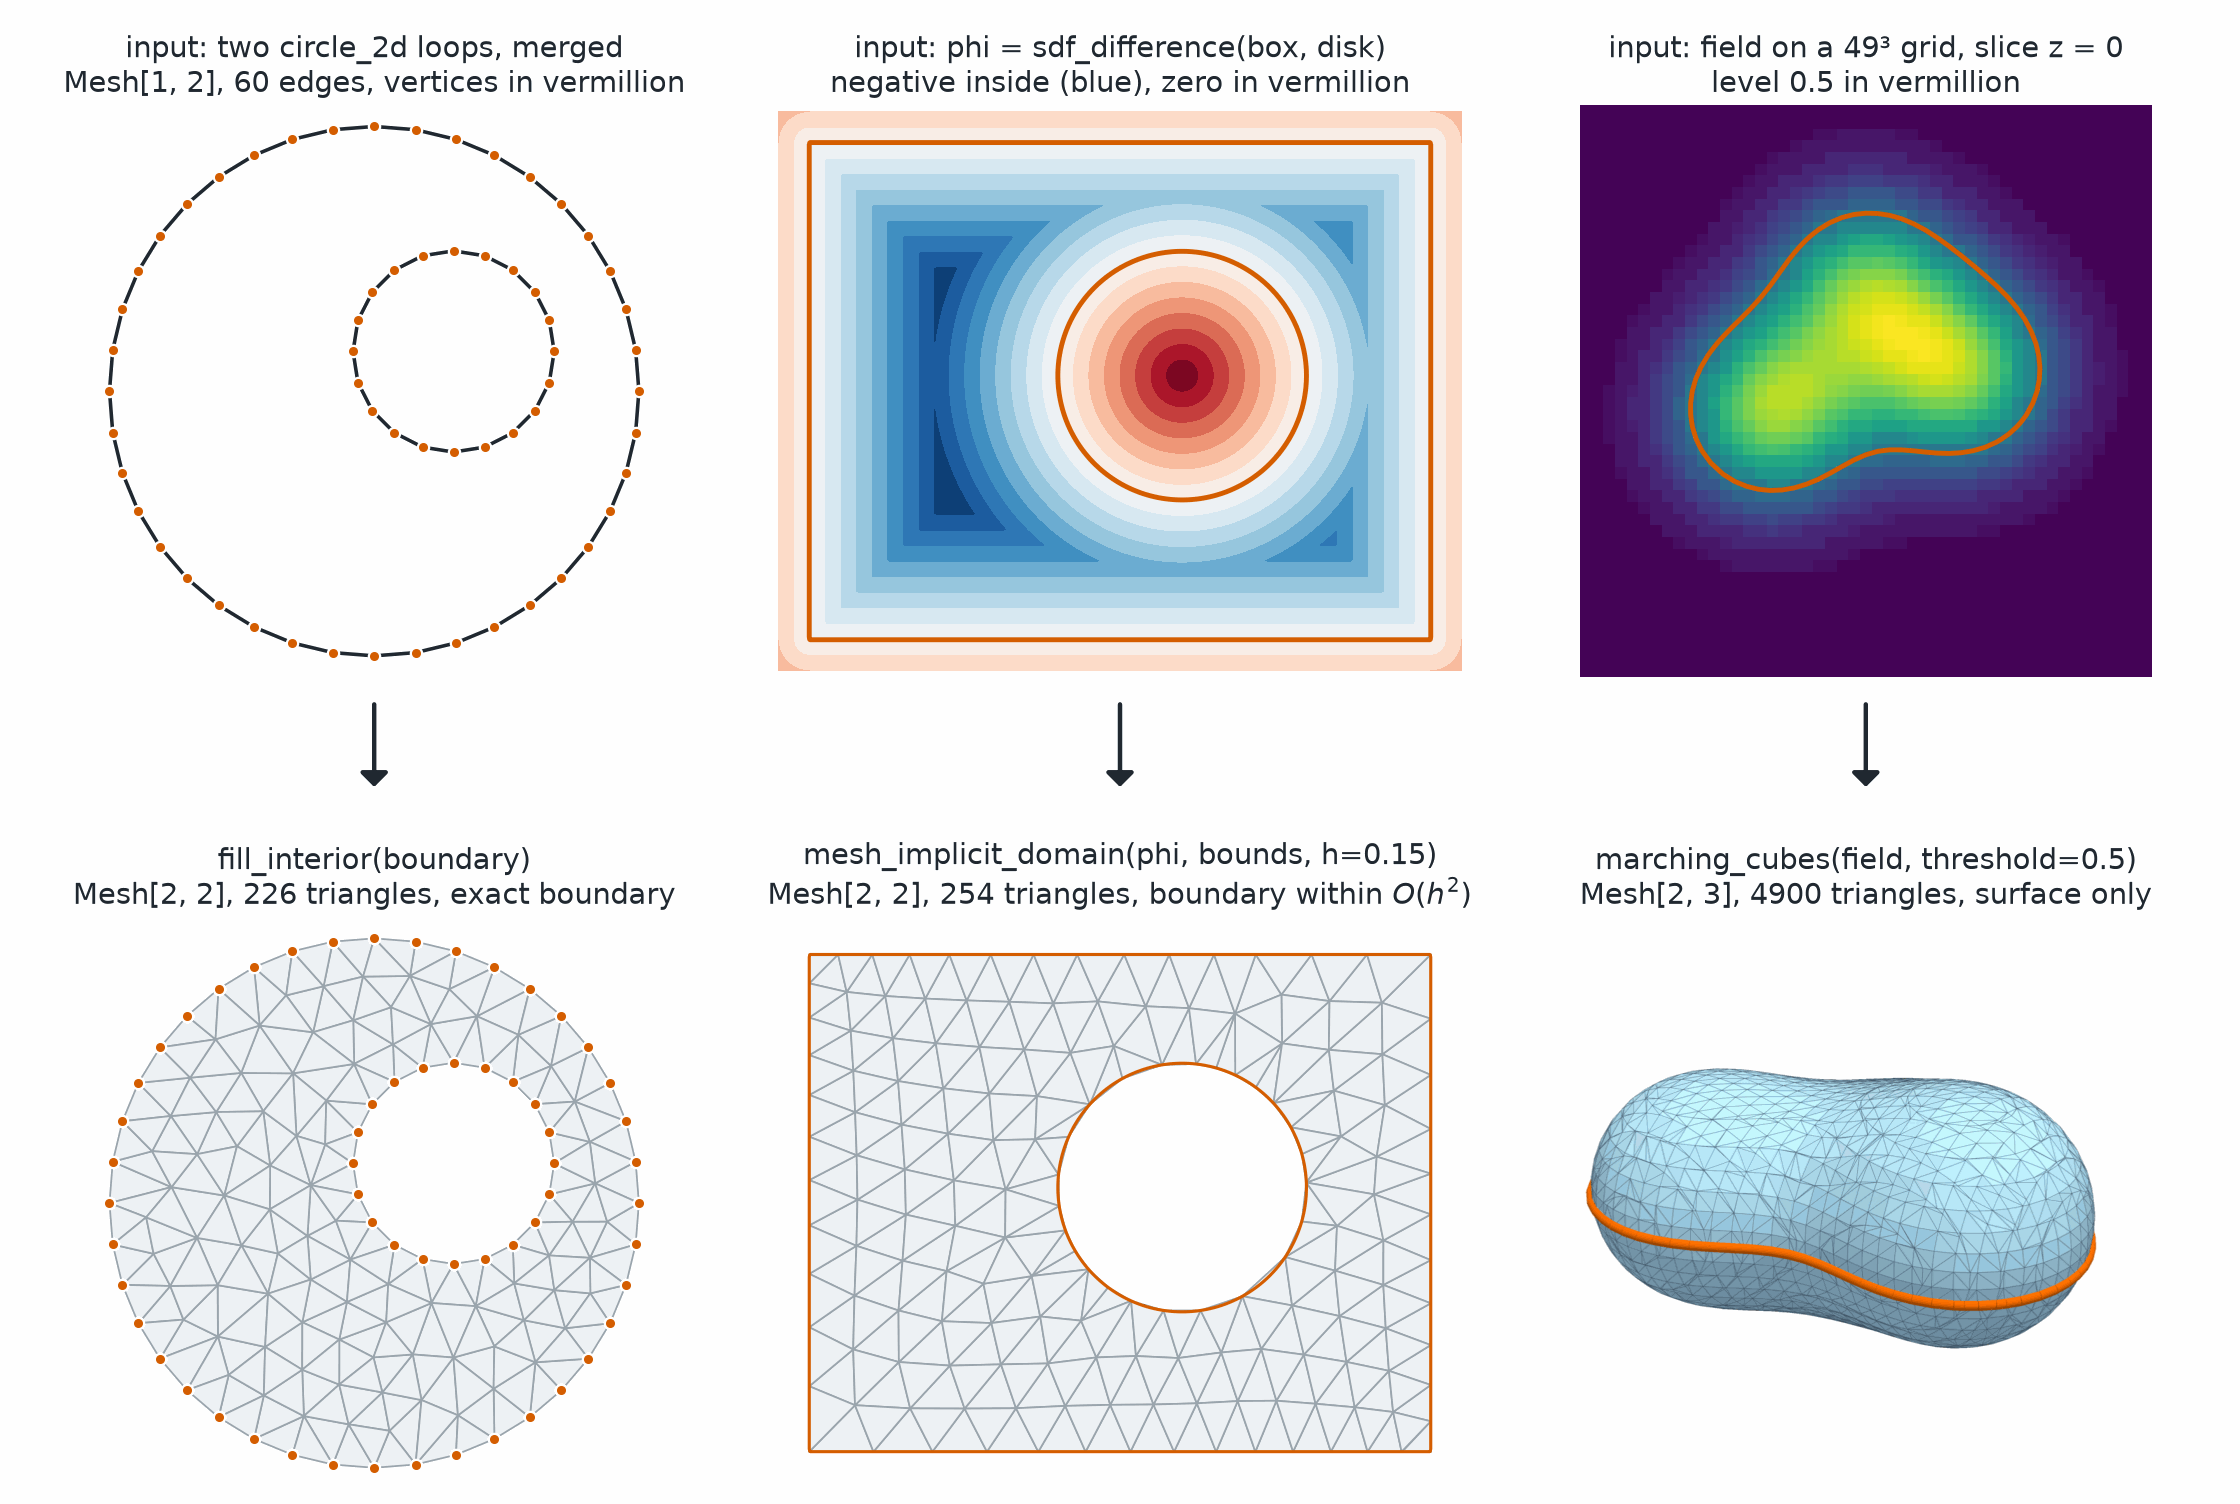

Recreate this plot in Python.
# SPDX-FileCopyrightText: Copyright (c) 2023 - 2026 NVIDIA CORPORATION & AFFILIATES.
# SPDX-FileCopyrightText: All rights reserved.
# SPDX-License-Identifier: Apache-2.0
#
# Licensed under the Apache License, Version 2.0 (the "License");
# you may not use this file except in compliance with the License.
# You may obtain a copy of the License at
#
# http://www.apache.org/licenses/LICENSE-2.0
#
# Unless required by applicable law or agreed to in writing, software
# distributed under the License is distributed on an "AS IS" BASIS,
# WITHOUT WARRANTIES OR CONDITIONS OF ANY KIND, either express or implied.
# See the License for the specific language governing permissions and
# limitations under the License.

"""Show the input and the output of the three meshers: fill_interior, mesh_implicit_domain, marching_cubes."""

from pathlib import Path

import matplotlib.pyplot as plt
import torch
from _style import (
    DIVERGING,
    EDGE,
    FACE,
    RESULT,
    SEQUENTIAL,
    SURFACE,
    SURFACE_EDGE,
    TEXT,
    clean_axis,
    render,
    save,
)
from matplotlib.collections import LineCollection, PolyCollection
from matplotlib.colors import TwoSlopeNorm

from physicsnemo.mesh import Mesh
from physicsnemo.mesh.generate import (
    marching_cubes,
    mesh_implicit_domain,
    sdf_box,
    sdf_difference,
    sdf_sphere,
)
from physicsnemo.mesh.io import to_pyvista
from physicsnemo.mesh.primitives.curves import circle_2d
from physicsnemo.mesh.tessellation import fill_interior

OUTPUT = Path(__file__).parent / "mesh_generators.png"

H = 0.15
THRESHOLD = 0.5
# An odd grid size puts the middle slice of the grid exactly at z = 0.
GRID = 49
BLOBS = ((-0.5, -0.1, 0.0), (0.5, 0.1, 0.1), (0.0, 0.55, -0.2))


def _triangles(axis, mesh):
    """Fill the triangles of a planar mesh."""

    points = mesh.points.numpy()
    axis.add_collection(
        PolyCollection(
            points[mesh.cells.numpy()], facecolors=FACE, edgecolors=EDGE, linewidths=0.8
        )
    )


def _edges(axis, mesh, color, linewidth):
    """Draw the cells of a planar edge mesh as line segments."""

    points = mesh.points.numpy()
    axis.add_collection(
        LineCollection(points[mesh.cells.numpy()], colors=color, linewidths=linewidth)
    )


def _dots(axis, points, color):
    """Draw points as white-rimmed dots."""

    axis.scatter(
        points[:, 0],
        points[:, 1],
        s=26,
        color=color,
        edgecolor="white",
        linewidth=1.0,
        zorder=5,
        clip_on=False,
    )


def _arrow(axis):
    """Point from an input panel down to its output panel."""

    axis.annotate(
        "",
        xy=(0.5, -0.2),
        xytext=(0.5, -0.04),
        xycoords="axes fraction",
        arrowprops={"arrowstyle": "-|>,head_width=0.4", "color": TEXT, "lw": 2.0},
        annotation_clip=False,
    )


def main():
    """Generate the documentation image."""

    ### fill_interior: two loops, an outer circle and a hole, as one boundary.
    outer = circle_2d.load(radius=1.0, n_points=40)
    hole = circle_2d.load(radius=0.38, n_points=20).translate(torch.tensor([0.3, 0.15]))
    boundary = Mesh.merge([outer, hole])
    filled = fill_interior(boundary, max_cell_size=0.02, smooth_iterations=3)

    ### mesh_implicit_domain: a box minus a disk, as a signed distance function.
    lo, hi = torch.tensor([-1.0, -0.8]), torch.tensor([1.0, 0.8])
    phi = sdf_difference(sdf_box(lo, hi), sdf_sphere(torch.tensor([0.2, 0.05]), 0.4))
    # The bounds box coincides with the outer box, so its faces stay exact.
    implicit = mesh_implicit_domain(phi, (lo.tolist(), hi.tolist()), H)
    gx, gy = torch.meshgrid(
        torch.linspace(-1.1, 1.1, 300), torch.linspace(-0.9, 0.9, 250), indexing="xy"
    )
    phi_grid = phi(torch.stack([gx, gy], dim=-1)).numpy()

    ### marching_cubes: an isosurface of three Gaussian blobs on a grid.
    axis_1d = torch.linspace(-1.5, 1.5, GRID)
    x, y, z = torch.meshgrid(axis_1d, axis_1d, axis_1d, indexing="ij")
    field = sum(
        torch.exp(-((x - a) ** 2 + (y - b) ** 2 + (z - c) ** 2) / 0.25)
        for a, b, c in BLOBS
    )
    surface = marching_cubes(field, threshold=THRESHOLD, coords=(axis_1d,) * 3)
    surface_pv = to_pyvista(surface)
    cut = surface_pv.slice(normal="z", origin=(0.0, 0.0, 0.0)).tube(radius=0.018)
    surface_image = render(
        [
            (
                surface_pv,
                {
                    "color": SURFACE,
                    "show_edges": True,
                    "edge_color": SURFACE_EDGE,
                    "line_width": 0.4,
                    "smooth_shading": False,
                },
            ),
            (cut, {"color": RESULT}),
        ],
        zoom=1.3,
    )

    figure, axes = plt.subplots(
        2, 3, figsize=(14.0, 9.4), gridspec_kw={"hspace": 0.42, "wspace": 0.06}
    )
    disk_limits = ((-1.08, 1.08), (-1.08, 1.08))
    box_limits = ((-1.12, 1.12), (-0.92, 0.92))

    # Column 1: an exact boundary in, quality triangles that keep it out.
    axis = axes[0, 0]
    _edges(axis, boundary, TEXT, 1.6)
    _dots(axis, boundary.points.numpy(), RESULT)
    axis.set_title(
        f"input: two circle_2d loops, merged\n"
        f"Mesh[1, 2], {boundary.n_cells} edges, vertices in vermillion"
    )
    clean_axis(axis, disk_limits)
    _arrow(axis)
    axis = axes[1, 0]
    _triangles(axis, filled)
    _dots(axis, boundary.points.numpy(), RESULT)
    axis.set_title(
        f"fill_interior(boundary)\nMesh[2, 2], {filled.n_cells} triangles, exact boundary"
    )
    clean_axis(axis, disk_limits)

    # Column 2: an implicit function in, a mesh whose boundary follows its zero set.
    axis = axes[0, 1]
    extent = (-1.1, 1.1, -0.9, 0.9)
    axis.contourf(
        phi_grid,
        levels=16,
        extent=extent,
        cmap=DIVERGING,
        norm=TwoSlopeNorm(vcenter=0.0),
    )
    axis.contour(phi_grid, levels=[0.0], colors=RESULT, linewidths=2.2, extent=extent)
    axis.set_title(
        "input: phi = sdf_difference(box, disk)\nnegative inside (blue), zero in vermillion"
    )
    clean_axis(axis, box_limits)
    _arrow(axis)
    axis = axes[1, 1]
    _triangles(axis, implicit)
    axis.contour(phi_grid, levels=[0.0], colors=RESULT, linewidths=1.4, extent=extent)
    axis.set_title(
        f"mesh_implicit_domain(phi, bounds, h={H})\n"
        f"Mesh[2, 2], {implicit.n_cells} triangles, boundary within $O(h^2)$"
    )
    clean_axis(axis, box_limits)

    # Column 3: a sampled scalar field in, its isosurface out.
    axis = axes[0, 2]
    middle = field[:, :, GRID // 2].numpy().T
    extent = (-1.5, 1.5, -1.5, 1.5)
    axis.imshow(middle, origin="lower", extent=extent, cmap=SEQUENTIAL)
    axis.contour(
        middle, levels=[THRESHOLD], colors=RESULT, linewidths=2.2, extent=extent
    )
    axis.set_title(
        f"input: field on a {GRID}\u00b3 grid, slice z = 0\nlevel {THRESHOLD} in vermillion"
    )
    clean_axis(axis)
    _arrow(axis)
    axis = axes[1, 2]
    axis.imshow(surface_image)
    axis.set_title(
        f"marching_cubes(field, threshold={THRESHOLD})\n"
        f"Mesh[2, 3], {surface.n_cells} triangles, surface only"
    )
    clean_axis(axis)

    figure.subplots_adjust(left=0.01, right=0.99, bottom=0.01, top=0.93)
    save(figure, OUTPUT)


if __name__ == "__main__":
    main()
